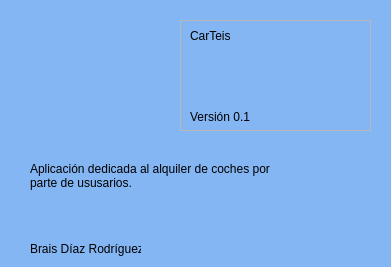
<?xml version="1.0" encoding="UTF-8"?>
<ui version="4.0">
 <class>dlgAbout</class>
 <widget class="QDialog" name="dlgAbout">
  <property name="geometry">
   <rect>
    <x>0</x>
    <y>0</y>
    <width>391</width>
    <height>267</height>
   </rect>
  </property>
  <property name="sizePolicy">
   <sizepolicy hsizetype="Fixed" vsizetype="Fixed">
    <horstretch>0</horstretch>
    <verstretch>0</verstretch>
   </sizepolicy>
  </property>
  <property name="minimumSize">
   <size>
    <width>391</width>
    <height>267</height>
   </size>
  </property>
  <property name="maximumSize">
   <size>
    <width>391</width>
    <height>267</height>
   </size>
  </property>
  <property name="windowTitle">
   <string>CarTeis Acerca De</string>
  </property>
  <property name="windowIcon">
   <iconset resource="iconos.qrc">
    <normaloff>:/iconos/img/car_icon_155695.ico</normaloff>:/iconos/img/car_icon_155695.ico</iconset>
  </property>
  <property name="styleSheet">
   <string notr="true">QDialog{
	background-color:#84b6f4;
}

QLabel {
	color: rgb(0, 0, 0);
}</string>
  </property>
  <widget class="QLabel" name="lblAutor">
   <property name="geometry">
    <rect>
     <x>30</x>
     <y>240</y>
     <width>111</width>
     <height>16</height>
    </rect>
   </property>
   <property name="text">
    <string>Brais Díaz Rodríguez</string>
   </property>
   <property name="alignment">
    <set>Qt::AlignBottom|Qt::AlignLeading|Qt::AlignLeft</set>
   </property>
  </widget>
  <widget class="QFrame" name="frame">
   <property name="geometry">
    <rect>
     <x>180</x>
     <y>20</y>
     <width>191</width>
     <height>111</height>
    </rect>
   </property>
   <property name="font">
    <font>
     <pointsize>10</pointsize>
     <weight>75</weight>
     <bold>true</bold>
    </font>
   </property>
   <property name="styleSheet">
    <string notr="true"/>
   </property>
   <property name="frameShape">
    <enum>QFrame::StyledPanel</enum>
   </property>
   <property name="frameShadow">
    <enum>QFrame::Raised</enum>
   </property>
   <widget class="QLabel" name="lblVersion">
    <property name="geometry">
     <rect>
      <x>10</x>
      <y>90</y>
      <width>81</width>
      <height>21</height>
     </rect>
    </property>
    <property name="text">
     <string>Versión 0.1</string>
    </property>
    <property name="alignment">
     <set>Qt::AlignLeading|Qt::AlignLeft|Qt::AlignTop</set>
    </property>
   </widget>
   <widget class="QLabel" name="lblNomApp">
    <property name="geometry">
     <rect>
      <x>10</x>
      <y>0</y>
      <width>51</width>
      <height>31</height>
     </rect>
    </property>
    <property name="text">
     <string>CarTeis</string>
    </property>
   </widget>
  </widget>
  <widget class="QLabel" name="lblIcon">
   <property name="geometry">
    <rect>
     <x>20</x>
     <y>10</y>
     <width>121</width>
     <height>121</height>
    </rect>
   </property>
   <property name="text">
    <string/>
   </property>
   <property name="pixmap">
    <pixmap resource="iconos.qrc">:/iconos/img/car_icon_155695.ico</pixmap>
   </property>
   <property name="scaledContents">
    <bool>true</bool>
   </property>
  </widget>
  <widget class="QLabel" name="lblDescrip">
   <property name="geometry">
    <rect>
     <x>30</x>
     <y>150</y>
     <width>251</width>
     <height>51</height>
    </rect>
   </property>
   <property name="styleSheet">
    <string notr="true"/>
   </property>
   <property name="text">
    <string>Aplicación dedicada al alquiler de coches por parte de ususarios.</string>
   </property>
   <property name="wordWrap">
    <bool>true</bool>
   </property>
  </widget>
 </widget>
 <resources>
  <include location="iconos.qrc"/>
  <include location="iconos.qrc"/>
  <include location="iconos.qrc"/>
 </resources>
 <connections/>
</ui>
